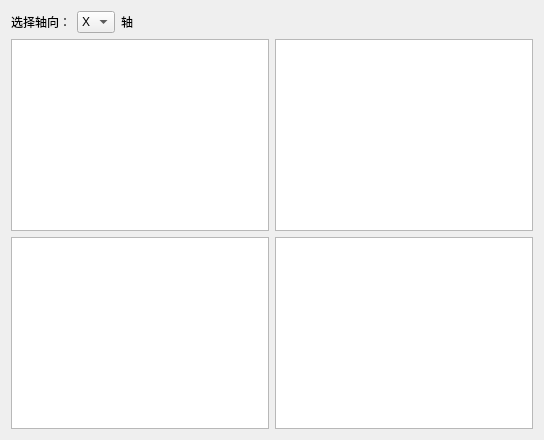
                  <widget class="QWidget" name="rawPage">
                   <layout class="QHBoxLayout" name="horizontalLayout_18">
                    <item>
                     <layout class="QVBoxLayout" name="verticalLayout_8">
                      <item>
                       <layout class="QHBoxLayout" name="horizontalLayout_17">
                        <item>
                         <layout class="QHBoxLayout" name="horizontalLayout_3">
                          <item>
                           <widget class="QLabel" name="label_10">
                            <property name="minimumSize">
                             <size>
                              <width>0</width>
                              <height>0</height>
                             </size>
                            </property>
                            <property name="maximumSize">
                             <size>
                              <width>16777215</width>
                              <height>16777215</height>
                             </size>
                            </property>
                            <property name="text">
                             <string>选择轴向：</string>
                            </property>
                           </widget>
                          </item>
                          <item>
                           <widget class="QComboBox" name="axisComboBox">
                            <property name="minimumSize">
                             <size>
                              <width>0</width>
                              <height>0</height>
                             </size>
                            </property>
                            <property name="maximumSize">
                             <size>
                              <width>16777215</width>
                              <height>16777215</height>
                             </size>
                            </property>
                            <item>
                             <property name="text">
                              <string>X</string>
                             </property>
                            </item>
                            <item>
                             <property name="text">
                              <string>Y</string>
                             </property>
                            </item>
                            <item>
                             <property name="text">
                              <string>Z</string>
                             </property>
                            </item>
                           </widget>
                          </item>
                          <item>
                           <widget class="QLabel" name="label_11">
                            <property name="text">
                             <string>轴</string>
                            </property>
                           </widget>
                          </item>
                         </layout>
                        </item>
                        <item>
                         <spacer name="horizontalSpacer">
                          <property name="orientation">
                           <enum>Qt::Horizontal</enum>
                          </property>
                          <property name="sizeHint" stdset="0">
                           <size>
                            <width>400</width>
                            <height>20</height>
                           </size>
                          </property>
                         </spacer>
                        </item>
                       </layout>
                      </item>
                      <item>
                       <layout class="QGridLayout" name="gridLayout_3">
                        <item row="0" column="0">
                         <widget class="QGraphicsView" name="tempView_1"/>
                        </item>
                        <item row="0" column="1">
                         <widget class="QGraphicsView" name="tempView_2"/>
                        </item>
                        <item row="1" column="0">
                         <widget class="QGraphicsView" name="rpaView"/>
                        </item>
                        <item row="1" column="1">
                         <widget class="QGraphicsView" name="straView"/>
                        </item>
                       </layout>
                      </item>
                     </layout>
                    </item>
                   </layout>
                  </widget>
